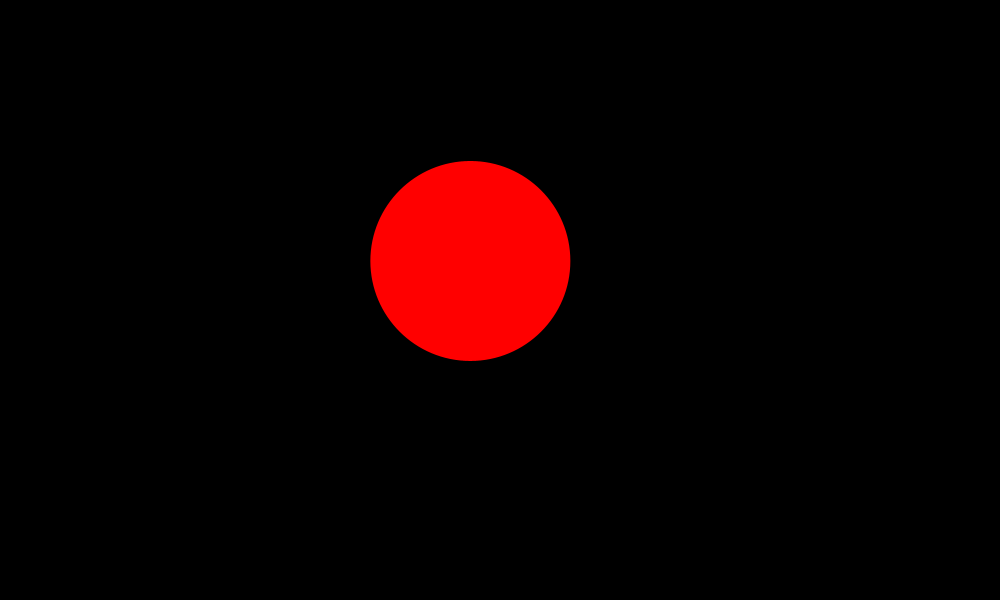
Frame 1 (no input)
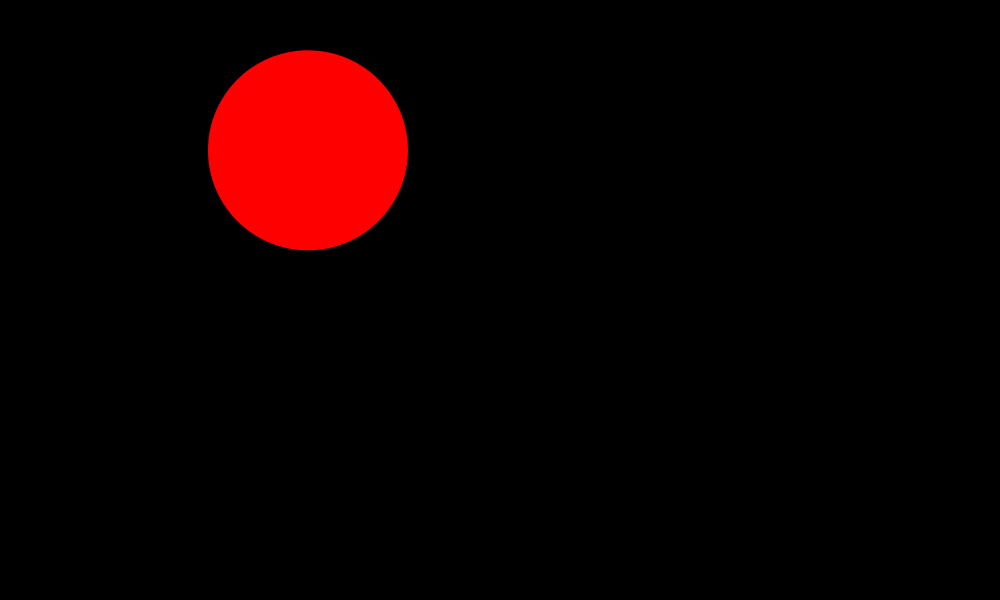
Frame 60 (the mouse pressed at the canvas centre just before this capture)
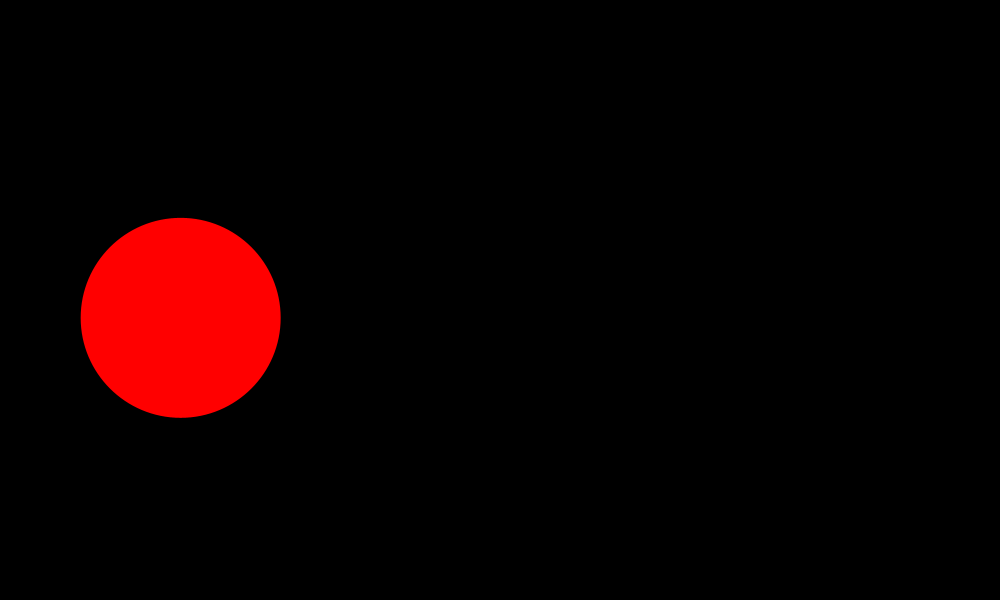
Frame 120 (the mouse held since frame 60 and released just before this capture)

The Processing sketch that drew these frames (run headless with seeded random() and noise(); from frame 60 on, the mouse is pressed at the canvas centre):

// Processing sketch: opdracht_answer_step3
// ── opdracht_answer_step3.pde
float circlePosX;
float circlePosY;
float circleSpeed;
float circleDirection;
int radius;

int prevTime;

void setup() {
  size(1000, 600);
  
  circlePosX = width / 2;
  circlePosY = height / 2;
  circleSpeed = 200;
  circleDirection = random(TWO_PI);
  radius = width / 10;
}

void draw() {
  background(0);
  
  float dt = (millis() - prevTime) / 1000F;
  prevTime = millis();
  
  if (circlePosX - radius < 0) {
    circleDirection = PI - circleDirection;
    circlePosX = radius;
  } else if (circlePosX + radius > width) {
    circleDirection = PI - circleDirection;
    circlePosX = width - radius;
  }
  if (circlePosY - radius < 0) {
    circleDirection = TWO_PI - circleDirection;
    circlePosY = radius;
  } else if (circlePosY + radius > height) {
    circleDirection = TWO_PI - circleDirection;
    circlePosY = height - radius;
  }
  
  circlePosX += cos(circleDirection) * circleSpeed * dt;
  circlePosY += sin(circleDirection) * circleSpeed * dt;
     
  noStroke();
  fill(255, 0, 0);
  circle(circlePosX, circlePosY, 2 * radius);
}
